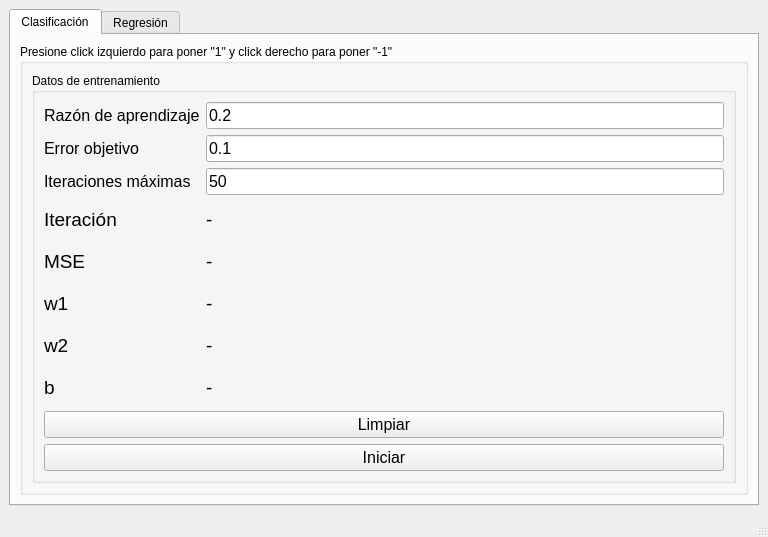
<?xml version="1.0" encoding="UTF-8"?>
<ui version="4.0">
 <class>MainWindow</class>
 <widget class="QMainWindow" name="MainWindow">
  <property name="geometry">
   <rect>
    <x>0</x>
    <y>0</y>
    <width>768</width>
    <height>537</height>
   </rect>
  </property>
  <property name="windowTitle">
   <string>MainWindow</string>
  </property>
  <widget class="QWidget" name="centralwidget">
   <layout class="QGridLayout" name="gridLayout_2">
    <item row="0" column="0">
     <widget class="QTabWidget" name="tabWidget">
      <property name="currentIndex">
       <number>0</number>
      </property>
      <widget class="QWidget" name="tab">
       <attribute name="title">
        <string>Clasificación</string>
       </attribute>
       <layout class="QGridLayout" name="gridLayout_4">
        <item row="0" column="0">
         <widget class="QGroupBox" name="groupBox">
          <property name="title">
           <string>Presione click izquierdo para poner &quot;1&quot; y click derecho para poner &quot;-1&quot;</string>
          </property>
          <layout class="QGridLayout" name="gridLayout">
           <item row="0" column="1">
            <widget class="QGroupBox" name="groupBox_4">
             <property name="title">
              <string>Datos de entrenamiento</string>
             </property>
             <layout class="QGridLayout" name="gridLayout_3">
              <item row="10" column="1" colspan="2">
               <widget class="QPushButton" name="clear_button">
                <property name="font">
                 <font>
                  <pointsize>12</pointsize>
                 </font>
                </property>
                <property name="text">
                 <string>Limpiar</string>
                </property>
               </widget>
              </item>
              <item row="2" column="1">
               <widget class="QLabel" name="label_7">
                <property name="font">
                 <font>
                  <pointsize>12</pointsize>
                 </font>
                </property>
                <property name="text">
                 <string>Iteraciones máximas</string>
                </property>
               </widget>
              </item>
              <item row="4" column="2">
               <widget class="QLabel" name="current_error">
                <property name="font">
                 <font>
                  <pointsize>14</pointsize>
                 </font>
                </property>
                <property name="text">
                 <string>-</string>
                </property>
               </widget>
              </item>
              <item row="3" column="2">
               <widget class="QLabel" name="iteration_label">
                <property name="font">
                 <font>
                  <pointsize>14</pointsize>
                 </font>
                </property>
                <property name="text">
                 <string>-</string>
                </property>
               </widget>
              </item>
              <item row="4" column="1">
               <widget class="QLabel" name="label_8">
                <property name="font">
                 <font>
                  <pointsize>14</pointsize>
                 </font>
                </property>
                <property name="text">
                 <string>MSE</string>
                </property>
               </widget>
              </item>
              <item row="5" column="2">
               <widget class="QLabel" name="w1_label">
                <property name="font">
                 <font>
                  <pointsize>14</pointsize>
                 </font>
                </property>
                <property name="text">
                 <string>-</string>
                </property>
               </widget>
              </item>
              <item row="1" column="1">
               <widget class="QLabel" name="label_6">
                <property name="font">
                 <font>
                  <pointsize>12</pointsize>
                 </font>
                </property>
                <property name="text">
                 <string>Error objetivo</string>
                </property>
               </widget>
              </item>
              <item row="2" column="2">
               <widget class="QLineEdit" name="max_iterations">
                <property name="font">
                 <font>
                  <pointsize>12</pointsize>
                 </font>
                </property>
                <property name="text">
                 <string>50</string>
                </property>
               </widget>
              </item>
              <item row="11" column="1" colspan="2">
               <widget class="QPushButton" name="begin_button">
                <property name="font">
                 <font>
                  <pointsize>12</pointsize>
                 </font>
                </property>
                <property name="text">
                 <string>Iniciar</string>
                </property>
               </widget>
              </item>
              <item row="3" column="1">
               <widget class="QLabel" name="label_5">
                <property name="font">
                 <font>
                  <pointsize>14</pointsize>
                 </font>
                </property>
                <property name="text">
                 <string>Iteración</string>
                </property>
               </widget>
              </item>
              <item row="8" column="2">
               <widget class="QLabel" name="b_label">
                <property name="font">
                 <font>
                  <pointsize>14</pointsize>
                 </font>
                </property>
                <property name="text">
                 <string>-</string>
                </property>
               </widget>
              </item>
              <item row="6" column="2">
               <widget class="QLabel" name="w2_label">
                <property name="font">
                 <font>
                  <pointsize>14</pointsize>
                 </font>
                </property>
                <property name="text">
                 <string>-</string>
                </property>
               </widget>
              </item>
              <item row="0" column="1">
               <widget class="QLabel" name="label">
                <property name="font">
                 <font>
                  <pointsize>12</pointsize>
                 </font>
                </property>
                <property name="text">
                 <string>Razón de aprendizaje</string>
                </property>
               </widget>
              </item>
              <item row="0" column="2">
               <widget class="QLineEdit" name="learning_rate">
                <property name="font">
                 <font>
                  <pointsize>12</pointsize>
                 </font>
                </property>
                <property name="text">
                 <string>0.2</string>
                </property>
               </widget>
              </item>
              <item row="8" column="1">
               <widget class="QLabel" name="label_4">
                <property name="font">
                 <font>
                  <pointsize>14</pointsize>
                 </font>
                </property>
                <property name="text">
                 <string>b</string>
                </property>
               </widget>
              </item>
              <item row="6" column="1">
               <widget class="QLabel" name="label_3">
                <property name="font">
                 <font>
                  <pointsize>14</pointsize>
                 </font>
                </property>
                <property name="text">
                 <string>w2</string>
                </property>
               </widget>
              </item>
              <item row="5" column="1">
               <widget class="QLabel" name="label_2">
                <property name="font">
                 <font>
                  <pointsize>14</pointsize>
                 </font>
                </property>
                <property name="text">
                 <string>w1</string>
                </property>
               </widget>
              </item>
              <item row="1" column="2">
               <widget class="QLineEdit" name="target_error">
                <property name="font">
                 <font>
                  <pointsize>12</pointsize>
                 </font>
                </property>
                <property name="text">
                 <string>0.1</string>
                </property>
               </widget>
              </item>
             </layout>
            </widget>
           </item>
           <item row="0" column="0">
            <layout class="QVBoxLayout" name="plot_area"/>
           </item>
          </layout>
         </widget>
        </item>
       </layout>
      </widget>
      <widget class="QWidget" name="tab_2">
       <attribute name="title">
        <string>Regresión</string>
       </attribute>
       <layout class="QGridLayout" name="gridLayout_7">
        <item row="0" column="0">
         <widget class="QGroupBox" name="groupBox_2">
          <property name="title">
           <string>Haga click en el plano para ingresar un patrón de entrenamiento       </string>
          </property>
          <layout class="QGridLayout" name="gridLayout_5">
           <item row="0" column="1">
            <widget class="QGroupBox" name="groupBox_5">
             <property name="title">
              <string>Datos de entrenamiento</string>
             </property>
             <layout class="QGridLayout" name="gridLayout_6">
              <item row="3" column="2">
               <widget class="QLabel" name="iteration_label_2">
                <property name="font">
                 <font>
                  <pointsize>14</pointsize>
                 </font>
                </property>
                <property name="text">
                 <string>-</string>
                </property>
               </widget>
              </item>
              <item row="4" column="2">
               <widget class="QLabel" name="current_error_2">
                <property name="font">
                 <font>
                  <pointsize>14</pointsize>
                 </font>
                </property>
                <property name="text">
                 <string>-</string>
                </property>
               </widget>
              </item>
              <item row="10" column="1" colspan="2">
               <widget class="QPushButton" name="begin_button_2">
                <property name="font">
                 <font>
                  <pointsize>12</pointsize>
                 </font>
                </property>
                <property name="text">
                 <string>Iniciar</string>
                </property>
               </widget>
              </item>
              <item row="3" column="1">
               <widget class="QLabel" name="label_15">
                <property name="font">
                 <font>
                  <pointsize>14</pointsize>
                 </font>
                </property>
                <property name="text">
                 <string>Iteración</string>
                </property>
               </widget>
              </item>
              <item row="4" column="1">
               <widget class="QLabel" name="label_13">
                <property name="font">
                 <font>
                  <pointsize>14</pointsize>
                 </font>
                </property>
                <property name="text">
                 <string>MSE</string>
                </property>
               </widget>
              </item>
              <item row="0" column="1">
               <widget class="QLabel" name="label_14">
                <property name="font">
                 <font>
                  <pointsize>12</pointsize>
                 </font>
                </property>
                <property name="text">
                 <string>Razón de aprendizaje</string>
                </property>
               </widget>
              </item>
              <item row="7" column="2">
               <widget class="QLabel" name="b_label_2">
                <property name="font">
                 <font>
                  <pointsize>14</pointsize>
                 </font>
                </property>
                <property name="text">
                 <string>-</string>
                </property>
               </widget>
              </item>
              <item row="9" column="1" colspan="2">
               <widget class="QPushButton" name="clear_button_2">
                <property name="font">
                 <font>
                  <pointsize>12</pointsize>
                 </font>
                </property>
                <property name="text">
                 <string>Limpiar</string>
                </property>
               </widget>
              </item>
              <item row="5" column="1">
               <widget class="QLabel" name="label_17">
                <property name="font">
                 <font>
                  <pointsize>14</pointsize>
                 </font>
                </property>
                <property name="text">
                 <string>w1</string>
                </property>
               </widget>
              </item>
              <item row="2" column="2">
               <widget class="QLineEdit" name="max_iterations_2">
                <property name="font">
                 <font>
                  <pointsize>12</pointsize>
                 </font>
                </property>
                <property name="text">
                 <string>50</string>
                </property>
               </widget>
              </item>
              <item row="5" column="2">
               <widget class="QLabel" name="w1_label_2">
                <property name="font">
                 <font>
                  <pointsize>14</pointsize>
                 </font>
                </property>
                <property name="text">
                 <string>-</string>
                </property>
               </widget>
              </item>
              <item row="7" column="1">
               <widget class="QLabel" name="label_11">
                <property name="font">
                 <font>
                  <pointsize>14</pointsize>
                 </font>
                </property>
                <property name="text">
                 <string>b</string>
                </property>
               </widget>
              </item>
              <item row="1" column="1">
               <widget class="QLabel" name="label_16">
                <property name="font">
                 <font>
                  <pointsize>12</pointsize>
                 </font>
                </property>
                <property name="text">
                 <string>Error objetivo</string>
                </property>
               </widget>
              </item>
              <item row="0" column="2">
               <widget class="QLineEdit" name="learning_rate_2">
                <property name="font">
                 <font>
                  <pointsize>12</pointsize>
                 </font>
                </property>
                <property name="text">
                 <string>0.02</string>
                </property>
               </widget>
              </item>
              <item row="1" column="2">
               <widget class="QLineEdit" name="target_error_2">
                <property name="font">
                 <font>
                  <pointsize>12</pointsize>
                 </font>
                </property>
                <property name="text">
                 <string>0.1</string>
                </property>
               </widget>
              </item>
              <item row="2" column="1">
               <widget class="QLabel" name="label_10">
                <property name="font">
                 <font>
                  <pointsize>12</pointsize>
                 </font>
                </property>
                <property name="text">
                 <string>Iteraciones máximas</string>
                </property>
               </widget>
              </item>
             </layout>
            </widget>
           </item>
           <item row="0" column="0">
            <layout class="QVBoxLayout" name="plot_area_2"/>
           </item>
          </layout>
         </widget>
        </item>
       </layout>
      </widget>
     </widget>
    </item>
   </layout>
  </widget>
  <widget class="QMenuBar" name="menubar">
   <property name="geometry">
    <rect>
     <x>0</x>
     <y>0</y>
     <width>768</width>
     <height>22</height>
    </rect>
   </property>
  </widget>
  <widget class="QStatusBar" name="statusbar"/>
 </widget>
 <resources/>
 <connections/>
</ui>
